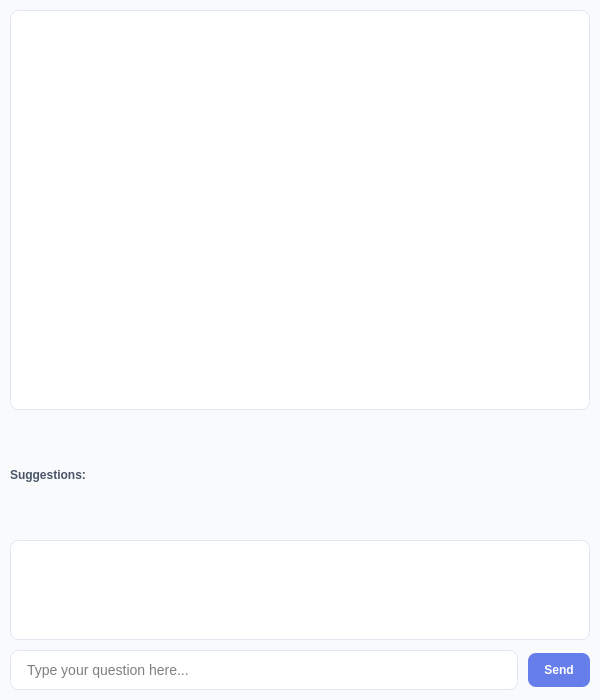
<?xml version="1.0" encoding="UTF-8"?>
<ui version="4.0">
 <class>ChatbotDialog</class>
 <widget class="QDialog" name="ChatbotDialog">
  <property name="geometry">
   <rect>
    <x>0</x>
    <y>0</y>
    <width>600</width>
    <height>700</height>
   </rect>
  </property>
  <property name="windowTitle">
   <string>Client Management Chatbot</string>
  </property>
  <property name="styleSheet">
   <string notr="true">QDialog {
    background: #f8fafc;
    font-family: 'Segoe UI', Arial, sans-serif;
}

QTextEdit {
    border: 1px solid #e2e8f0;
    border-radius: 8px;
    padding: 10px;
    background: white;
    font-size: 14px;
}

QLineEdit {
    padding: 10px 14px;
    border: 1px solid #e2e8f0;
    border-radius: 8px;
    font-size: 14px;
    background: white;
}

QLineEdit:focus {
    border-color: #667eea;
}

QPushButton {
    padding: 10px 16px;
    border-radius: 8px;
    font-weight: 500;
    background: #667eea;
    color: white;
    border: none;
}

QPushButton:hover {
    background: #5a67d8;
}

QListView {
    border: 1px solid #e2e8f0;
    border-radius: 8px;
    background: white;
    font-size: 13px;
}

QListView::item {
    padding: 8px;
    border-bottom: 1px solid #f1f1f1;
}

QListView::item:hover {
    background: #edf2f7;
}

QListView::item:selected {
    background: #667eea;
    color: white;
}</string>
  </property>
  <layout class="QVBoxLayout" name="verticalLayout">
   <property name="spacing">
    <number>10</number>
   </property>
   <property name="leftMargin">
    <number>10</number>
   </property>
   <property name="topMargin">
    <number>10</number>
   </property>
   <property name="rightMargin">
    <number>10</number>
   </property>
   <property name="bottomMargin">
    <number>10</number>
   </property>
   <item>
    <widget class="QTextEdit" name="chatHistory">
     <property name="maximumSize">
      <size>
       <width>16777215</width>
       <height>400</height>
      </size>
     </property>
     <property name="readOnly">
      <bool>true</bool>
     </property>
    </widget>
   </item>
   <item>
    <widget class="QLabel" name="suggestionLabel">
     <property name="text">
      <string>Suggestions:</string>
     </property>
     <property name="styleSheet">
      <string notr="true">font-weight: bold;
color: #4a5568;</string>
     </property>
    </widget>
   </item>
   <item>
    <widget class="QListView" name="suggestionListView">
     <property name="maximumSize">
      <size>
       <width>16777215</width>
       <height>100</height>
      </size>
     </property>
    </widget>
   </item>
   <item>
    <layout class="QHBoxLayout" name="inputLayout">
     <property name="spacing">
      <number>10</number>
     </property>
     <item>
      <widget class="QLineEdit" name="inputLineEdit">
       <property name="placeholderText">
        <string>Type your question here...</string>
       </property>
      </widget>
     </item>
     <item>
      <widget class="QPushButton" name="sendButton">
       <property name="text">
        <string>Send</string>
       </property>
      </widget>
     </item>
    </layout>
   </item>
  </layout>
 </widget>
 <resources/>
 <connections/>
</ui>
